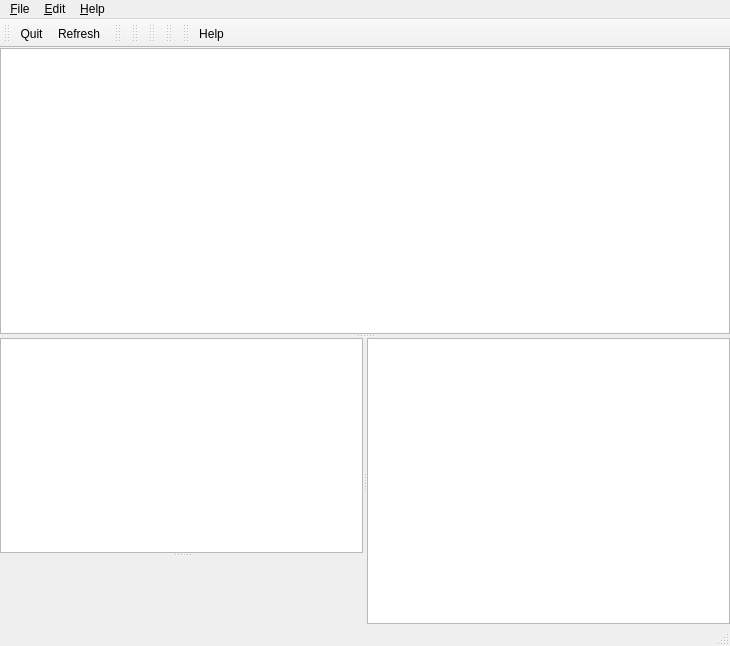
<?xml version="1.0" encoding="UTF-8"?>
<ui version="4.0">
 <class>MainWindow</class>
 <widget class="QMainWindow" name="MainWindow">
  <property name="geometry">
   <rect>
    <x>0</x>
    <y>0</y>
    <width>730</width>
    <height>646</height>
   </rect>
  </property>
  <property name="windowTitle">
   <string>MainWindow</string>
  </property>
  <widget class="QWidget" name="centralwidget">
   <layout class="QVBoxLayout" name="verticalLayout_3">
    <property name="spacing">
     <number>0</number>
    </property>
    <property name="margin">
     <number>0</number>
    </property>
    <item>
     <widget class="QSplitter" name="splitter_3">
      <property name="orientation">
       <enum>Qt::Vertical</enum>
      </property>
      <widget class="HgRepoView" name="tableView_revisions">
       <property name="frameShape">
        <enum>QFrame::StyledPanel</enum>
       </property>
      </widget>
      <widget class="QFrame" name="frame_maincontent">
       <property name="sizePolicy">
        <sizepolicy hsizetype="Preferred" vsizetype="Expanding">
         <horstretch>0</horstretch>
         <verstretch>0</verstretch>
        </sizepolicy>
       </property>
       <property name="frameShape">
        <enum>QFrame::NoFrame</enum>
       </property>
       <property name="frameShadow">
        <enum>QFrame::Plain</enum>
       </property>
       <layout class="QVBoxLayout" name="verticalLayout">
        <property name="margin">
         <number>0</number>
        </property>
        <item>
         <widget class="QSplitter" name="splitter_2">
          <property name="orientation">
           <enum>Qt::Horizontal</enum>
          </property>
          <widget class="QSplitter" name="splitter">
           <property name="orientation">
            <enum>Qt::Vertical</enum>
           </property>
           <widget class="RevDisplay" name="textview_header">
            <property name="sizePolicy">
             <sizepolicy hsizetype="Expanding" vsizetype="Preferred">
              <horstretch>0</horstretch>
              <verstretch>1</verstretch>
             </sizepolicy>
            </property>
           </widget>
           <widget class="HgFileView" name="textview_status" native="true">
            <property name="sizePolicy">
             <sizepolicy hsizetype="Expanding" vsizetype="Expanding">
              <horstretch>0</horstretch>
              <verstretch>2</verstretch>
             </sizepolicy>
            </property>
           </widget>
          </widget>
          <widget class="HgFileListView" name="tableView_filelist"/>
         </widget>
        </item>
       </layout>
      </widget>
     </widget>
    </item>
   </layout>
  </widget>
  <widget class="QMenuBar" name="menubar">
   <property name="geometry">
    <rect>
     <x>0</x>
     <y>0</y>
     <width>730</width>
     <height>26</height>
    </rect>
   </property>
   <widget class="QMenu" name="menuFile">
    <property name="title">
     <string>&amp;File</string>
    </property>
    <addaction name="actionOpen_repository"/>
    <addaction name="actionRefresh"/>
    <addaction name="separator"/>
    <addaction name="actionQuit"/>
   </widget>
   <widget class="QMenu" name="menuHelp">
    <property name="title">
     <string>&amp;Help</string>
    </property>
    <addaction name="actionAbout"/>
    <addaction name="actionHelp"/>
   </widget>
   <widget class="QMenu" name="menu_Edit">
    <property name="title">
     <string>&amp;Edit</string>
    </property>
   </widget>
   <addaction name="menuFile"/>
   <addaction name="menu_Edit"/>
   <addaction name="menuHelp"/>
  </widget>
  <widget class="QStatusBar" name="statusbar"/>
  <widget class="QToolBar" name="toolBar_file">
   <property name="windowTitle">
    <string>File toolbar</string>
   </property>
   <attribute name="toolBarArea">
    <enum>TopToolBarArea</enum>
   </attribute>
   <attribute name="toolBarBreak">
    <bool>false</bool>
   </attribute>
   <addaction name="actionQuit"/>
   <addaction name="actionRefresh"/>
  </widget>
  <widget class="QToolBar" name="toolBar_edit">
   <property name="enabled">
    <bool>true</bool>
   </property>
   <property name="windowTitle">
    <string>Edit toolbar</string>
   </property>
   <attribute name="toolBarArea">
    <enum>TopToolBarArea</enum>
   </attribute>
   <attribute name="toolBarBreak">
    <bool>false</bool>
   </attribute>
  </widget>
  <widget class="QToolBar" name="toolBar_treefilters">
   <property name="enabled">
    <bool>true</bool>
   </property>
   <property name="windowTitle">
    <string>Filter toolbar</string>
   </property>
   <attribute name="toolBarArea">
    <enum>TopToolBarArea</enum>
   </attribute>
   <attribute name="toolBarBreak">
    <bool>false</bool>
   </attribute>
  </widget>
  <widget class="QToolBar" name="toolBar_diff">
   <property name="windowTitle">
    <string>Diff toolbar</string>
   </property>
   <attribute name="toolBarArea">
    <enum>TopToolBarArea</enum>
   </attribute>
   <attribute name="toolBarBreak">
    <bool>false</bool>
   </attribute>
  </widget>
  <widget class="QToolBar" name="toolBar_rev">
   <property name="windowTitle">
    <string>Revision toolbar</string>
   </property>
   <attribute name="toolBarArea">
    <enum>TopToolBarArea</enum>
   </attribute>
   <attribute name="toolBarBreak">
    <bool>false</bool>
   </attribute>
  </widget>
  <widget class="QToolBar" name="toolBar_help">
   <property name="windowTitle">
    <string>Help toolbar</string>
   </property>
   <attribute name="toolBarArea">
    <enum>TopToolBarArea</enum>
   </attribute>
   <attribute name="toolBarBreak">
    <bool>false</bool>
   </attribute>
   <addaction name="actionHelp"/>
  </widget>
  <action name="actionOpen_repository">
   <property name="text">
    <string>&amp;Open repository</string>
   </property>
   <property name="shortcut">
    <string>Ctrl+O</string>
   </property>
  </action>
  <action name="actionRefresh">
   <property name="text">
    <string>&amp;Refresh</string>
   </property>
   <property name="shortcut">
    <string>Ctrl+R</string>
   </property>
  </action>
  <action name="actionQuit">
   <property name="text">
    <string>&amp;Quit</string>
   </property>
   <property name="toolTip">
    <string>Quit</string>
   </property>
   <property name="shortcut">
    <string>Ctrl+Q</string>
   </property>
  </action>
  <action name="actionAbout">
   <property name="text">
    <string>About</string>
   </property>
  </action>
  <action name="actionDisplayAllBranches">
   <property name="text">
    <string>displayAllBranches</string>
   </property>
  </action>
  <action name="actionHelp">
   <property name="text">
    <string>Help</string>
   </property>
  </action>
 </widget>
 <customwidgets>
  <customwidget>
   <class>HgRepoView</class>
   <extends>QTableView</extends>
   <header>hgrepoview.h</header>
  </customwidget>
  <customwidget>
   <class>RevDisplay</class>
   <extends>QTextBrowser</extends>
   <header>hgrepoview.h</header>
  </customwidget>
  <customwidget>
   <class>HgFileListView</class>
   <extends>QTableView</extends>
   <header>hgfileview.h</header>
  </customwidget>
  <customwidget>
   <class>HgFileView</class>
   <extends>QWidget</extends>
   <header>hgfileview.h</header>
   <container>1</container>
  </customwidget>
 </customwidgets>
 <resources>
  <include location="hgqv.qrc"/>
 </resources>
 <connections/>
</ui>
